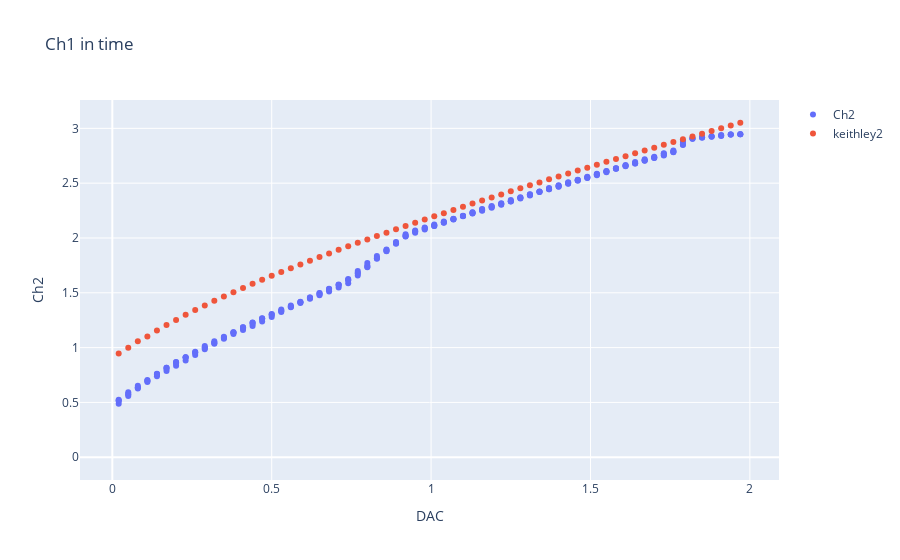

Notebook code for this chart:
### Code cell
fig = px.scatter(data, x="DAC", y="Ch2", title='Ch1 in time')
fig.data[0].name="Ch2"
fig.update_traces(showlegend=True)
#fig.add_scatter(x=data["DAC"], y=data["Ch1"], mode='markers',name = "Ch2")
#fig.add_scatter(x=data["DAC"], y=keithley[(keithley["DrainI"]>=41e-9) & (keithley["DrainI"]<=701e-9)]["DrainV"], mode='markers',name = "keithley1")
fig.add_scatter(x=data["DAC"], y=keithley[(keithley["DrainI"]>41e-9) & (keithley["DrainI"]<701e-9)]["DrainVRight"], mode='markers',name = "keithley2")

fig.show()

### Figure 1 — Plotly figure (JSON) as saved in the notebook; plotly's stock layout.template omitted (floating-point values rounded to 4 significant figures; data arrays with more than 128 entries replaced by an {"elided": "..."} marker saying what was removed)
{"data": [{"hovertemplate": "DAC=%{x}<br>Ch2=%{y}<extra></extra>", "legendgroup": "", "marker": {"color": "#636efa", "symbol": "circle"}, "mode": "markers", "name": "Ch2", "orientation": "v", "showlegend": true, "type": "scatter", "x": {"elided": "261 float values"}, "xaxis": "x", "y": {"elided": "261 float values"}, "yaxis": "y"}, {"mode": "markers", "name": "keithley2", "type": "scatter", "x": {"elided": "261 float values"}, "y": [0.9471, 0.998, 1.057, 1.102, 1.155, 1.206, 1.253, 1.299, 1.342, 1.385, 1.426, 1.467, 1.506, 1.544, 1.581, 1.618, 1.654, 1.69, 1.724, 1.759, 1.793, 1.826, 1.86, 1.892, 1.924, 1.956, 1.987, 2.018, 2.049, 2.079, 2.109, 2.139, 2.169, 2.198, 2.226, 2.255, 2.285, 2.313, 2.341, 2.369, 2.397, 2.425, 2.453, 2.48, 2.507, 2.535, 2.562, 2.588, 2.615, 2.641, 2.668, 2.695, 2.721, 2.746, 2.772, 2.798, 2.824, 2.849, 2.875, 2.901, 2.926, 2.951, 2.976, 3.001, 3.025, 3.051]}], "layout": {"autosize": true, "legend": {"tracegroupgap": 0}, "title": {"text": "Ch1 in time"}, "xaxis": {"anchor": "y", "autorange": true, "domain": [0, 1], "range": [-0.09642, 2.086], "title": {"text": "DAC"}, "type": "linear"}, "yaxis": {"anchor": "x", "autorange": true, "domain": [0, 1], "range": [-0.2518, 3.303], "title": {"text": "Ch2"}, "type": "linear"}}}
